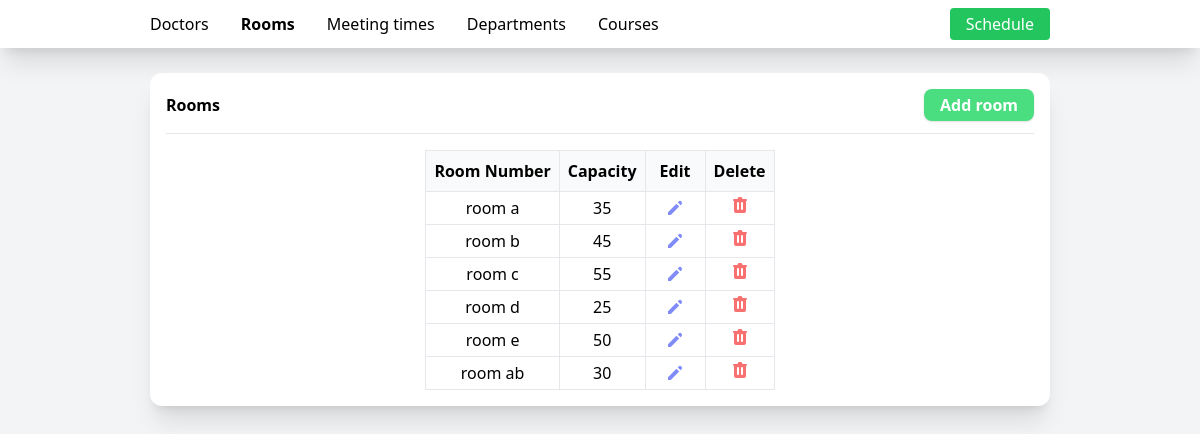
Screenshot of /rooms with the database file from the repository.
### tables this page shows
CREATE TABLE "rooms" (
	"id"	INTEGER,
	"number"	TEXT NOT NULL,
	"seatingCapacity"	INTEGER NOT NULL,
	PRIMARY KEY("id" AUTOINCREMENT)
);

### main.py (the view)
    @app.route('/rooms')
    def roomsIndex():
        rooms = AllRooms()
        return render_template('rooms.html', rooms=rooms)

### room.py (called while the page is built)
def AllRooms():
    import sqlite3
    con = sqlite3.connect('class-scheduler.db')
    cur = con.cursor()
    cur.execute('SELECT * FROM rooms')
    rooms = []
    for row in cur:
        rooms.append(Room(row[0], row[1], row[2]))
    return rooms

    def get_number(self):
        return self._number

    def get_id(self):
        return self._id

    def get_seatingCapacity(self):
        return self._seatingCapacity

### templates/rooms.html (shortened to what this page needs)
<!DOCTYPE html>
<html lang="en">
<head>
    <link rel="stylesheet" href="{{url_for('style')}}">
</head>
<body class="bg-gray-100">
    <nav class="bg-white shadow-xl w-full py-2 px-[150px]">
        <div class="flex gap-8 w-full">
            <a href="{{url_for('doctorsIndex')}}" class="hover:scale-105 hover:font-bold transition-all my-auto">Doctors</a>
            <a href="{{url_for('roomsIndex')}}"
                class="hover:scale-105 hover:font-bold transition-all my-auto font-bold ">Rooms</a>
            <a href="{{url_for('meetingTimesIndex')}}" class="hover:scale-105 hover:font-bold transition-all my-auto">Meeting times</a>
            <a href="{{url_for('departmentsIndex')}}" class="hover:scale-105 hover:font-bold transition-all my-auto">Departments</a>
            <a href="{{url_for('coursesIndex')}}" class="hover:scale-105 hover:font-bold transition-all my-auto">Courses</a>
            <a href="{{url_for('scheduleIndex')}}" class="hover:scale-105 hover:font-bold transition-all my-auto text-white bg-green-500 rounded hover:shadow-lg px-4 py-1 justify-self-end ml-auto">Schedule</a>
        </div>
    </nav>
    <main class="py-[25px] px-[150px] ">
        <div class="bg-white rounded-xl shadow-xl w-full p-4">
            <div class="flex w-full justify-between">
                <h1 class="font-bold my-auto">
                    Rooms
                </h1>
                <a href="{{url_for('createRoom')}}" class=" py-1 bg-green-400 px-4 font-semibold text-white rounded-lg shadow hover:scale-105
                    hover:shadow-lg transition-all cursor-pointer">
                    Add room</a>
            </div>
            <hr class="mt-3">
            <table class=" mx-auto border  mt-4 border-collapse">
                <thead>
                    <tr class="border-b bg-gray-50">
                        <th class="py-2 px-2 border text-center">Room Number</th>
                        <th class="py-2 px-2 border text-center">Capacity</th>
                        <th class="py-2 px-2 border text-center w-[60px]">Edit</th>
                        <th class="py-2 px-2 border text-center w-[60px]">Delete</th>
                    </tr>
                </thead>
                <tbody>
                    {% for room in rooms%}
                    <tr>
                        <td class="px-2 py-1 border text-center">{{room.get_number()}}</td>
                        <td class="px-2 py-1 border text-center">{{room.get_seatingCapacity()}}</td>
                        <td
                            class="text-indigo-400 text-center  border hover:text-indigo-500  hover:scale-110 hover:shadow-lg transition-all">
                            <svg xmlns="http://www.w3.org/2000/svg" class="h-5 w-5 mx-auto my-auto cursor-pointer"
                                viewBox="0 0 20 20" fill="currentColor">
                                <path
                                    d="M13.586 3.586a2 2 0 112.828 2.828l-.793.793-2.828-2.828.793-.793zM11.379 5.793L3 14.172V17h2.828l8.38-8.379-2.83-2.828z" />
                            </svg>
                        </td>
                        <td
                            class="text-red-400  text-center border hover:text-red-500 hover:scale-110 hover:shadow-lg transition-all">
                            <form action="{{url_for('deleteRoom',id=room.get_id())}}" method="POST">
                                <button type="submit"
                                    onclick="return confirm('Are you sure you want to delete this room?')">
                                </button>
                            </form>
                        </td>
                    </tr>
                    {% endfor %}
                </tbody>
            </table>
        </div>
    </main>
</body>
</html>

### rows the page displays
rooms: get_number "room a", get_seatingCapacity "35"
rooms: get_number "room b", get_seatingCapacity "45"
rooms: get_number "room c", get_seatingCapacity "55"
rooms: get_number "room d", get_seatingCapacity "25"
rooms: get_number "room e", get_seatingCapacity "50"
rooms: get_number "room ab", get_seatingCapacity "30"
